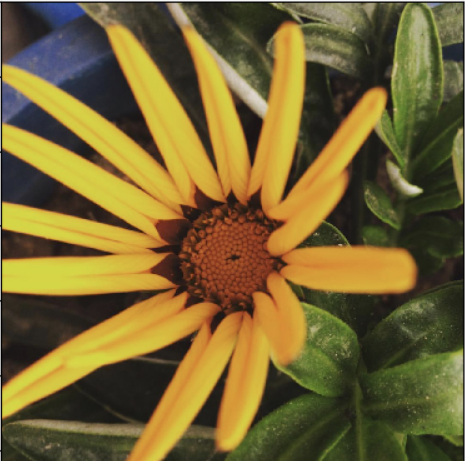
#> input picture OpenCV_Python_Tutorials/Working_with_Images/Image_Processing/flower.png, 465 x 461 px
$ jupyter execute 08_Analyze_an_image_using_Histogram.ipynb   (shell and % lines are left out)
#> lines starting #> are read from the running program, lines starting #| are printed output that depends on the picture
### Analyze an image using Histogram

Let’s first understand how to experiment image data with various styles and how to represent with Histogram.

The image should be used in a PNG file as matplotlib supports only PNG images. Here, It’s a 24-bit RGB PNG image (8 bits for each of R, G, B) used in this example. Each inner list represents a pixel. Here, with an RGB image, there are 3 values. For RGB images, matplotlib supports float32 and uint8 data types.

import matplotlib.pyplot as plt #importing matplotlib

img = plt.imread('flower.png') #reads image data

In Matplotlib, this is performed using the imshow() function. Here we have grabbed the plot object.

<b>All about Histogram</b>

Histogram is considered as a graph or plot which is related to frequency of pixels in an Gray Scale Image with pixel values (ranging from 0 to 255). Grayscale image is an image in which the value of each pixel is a single sample, that is, it carries only intensity information where pixel value varies from 0 to 255. Images of this sort, also known as black-and-white, are composed exclusively of shades of gray, varying from black at the weakest intensity to white at the strongest where Pixel can be considered as a every point in an image. How GrayScale Image looks like:

It quantifies the number of pixels for each intensity value considered. Before going through Histogram, lets have a rough idea from this given example.

Here, we get intuition about contrast, brightness, intensity distribution etc of that image. As we can see the image and its histogram which is drawn for grayscale image, not color image. Left region of histogram shows the amount of darker pixels in image and right region shows the amount of brighter pixels.

<b>Histogram creation using numpy array</b>

To create a histogram of our image data, we use the hist() function.

plt.hist(n_img.ravel(), bins=256, range=(0.0, 1.0), fc='k', ec='k') #calculating histogram

In our histogram, it looks like there’s distribution of intensity all over image Black and White pixels as grayscale image. From the histogram, we can conclude that dark region is more than brighter region. Now, we will deal with an image which  consist of intensity distribution of pixels where pixel value varies. First, we need to calculate histogram using OpenCV in-built function.

<b>Histogram Calculation</b>

Here, we use cv2.calcHist()(in-built function in OpenCV) to find the histogram.

cv2.calcHist(images, channels, mask, histSize, ranges[, hist[, accumulate]])

 - images: it is the source image of type uint8 or float32 represented as “[img]”.
 - channels: it is the index of channel for which we calculate histogram. For grayscale image, its value is [0] and color image, you can pass [0], [1] or [2] to calculate histogram of blue, green or red channel respectively.
 - mask: mask image. To find histogram of full image, it is given as “None”.
 - histSize: this represents our BIN count. For full scale, we pass [256].
 - ranges: this is our RANGE. Normally, it is [0,256].

[cell 1]
import cv2
import matplotlib.pyplot as plt

[cell 2]
# read an input image
image = cv2.imread("flower.png", 0)
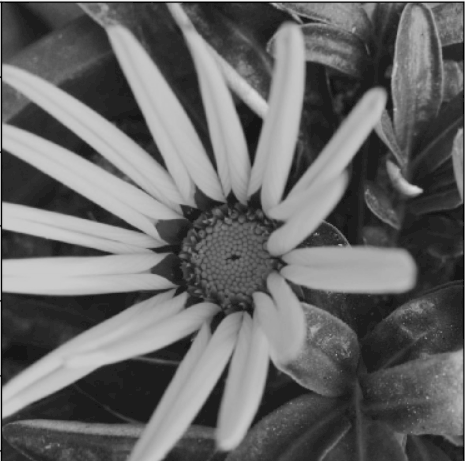
#> image: shape (461, 465); min 0, max 245, mean 103.8

cv2.imshow("flower", image)

# find the frequency of pixels
hist = cv2.calcHist([image], [0], None, [256], [0,256])
#> hist = 256 values, max 15240 at index 34, min 0 at index 4, mean 837.4

# show the plotting graph of an image
plt.plot(hist)
plt.show()
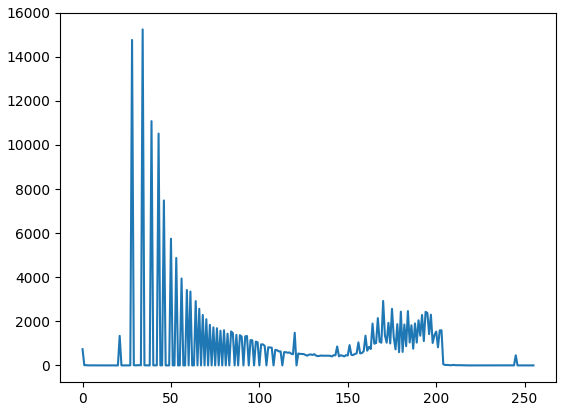
#> figure drawn by matplotlib, 1 panel; curve peaks at x = 34, y = 15240

cv2.waitKey(0)
cv2.destroyAllWindows()

Illustration shows that each number of pixels of an image lie upon range of 0 to 255. In the second example, it directly finds the histogram and plot it. We need not use calcHist(). See the code below:

[cell 3]
# read an input image
image = cv2.imread("flower.png", 0)

cv2.imshow("flower", image)

# alternative way to find histogram of an image
plt.hist(image.ravel(),256,[0,256])
plt.show()
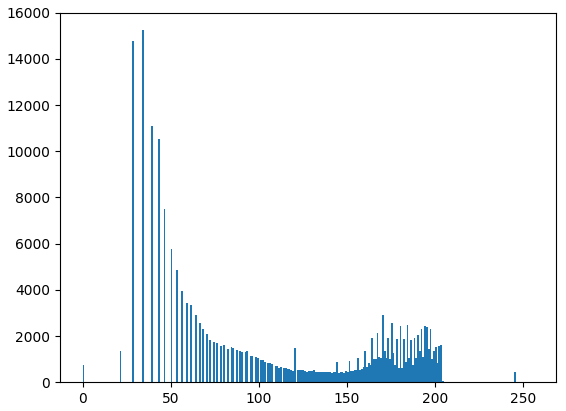
#> figure drawn by matplotlib, 1 panel; tallest bar 15240 high, from x = 34 to 35

cv2.waitKey(0)
cv2.destroyAllWindows()

$ run again, with OpenCV_Python_Tutorials/Working_with_Images/Image_Processing/cat_damaged.png copied over OpenCV_Python_Tutorials/Working_with_Images/Image_Processing/flower.png
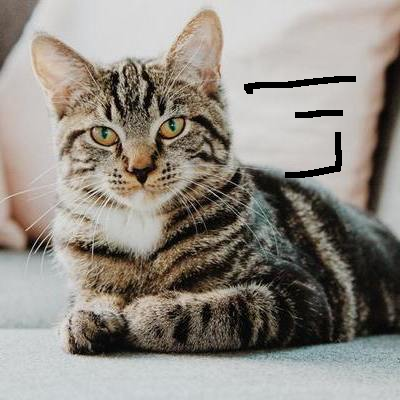
#> input picture OpenCV_Python_Tutorials/Working_with_Images/Image_Processing/cat_damaged.png, 400 x 400 px
#> `image = cv2.imread("flower.png", 0)`:
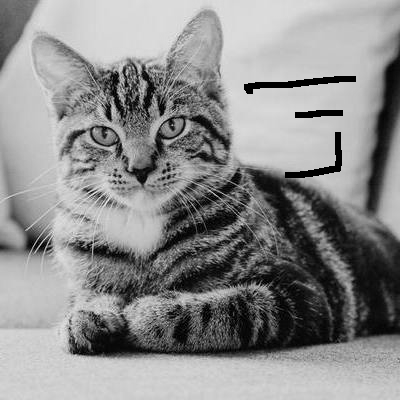
#> image: shape (400, 400); min 0, max 241, mean 140.1
#> hist = 256 values, max 3001 at index 198, min 0 at index 231, mean 625
#> `plt.show()`:
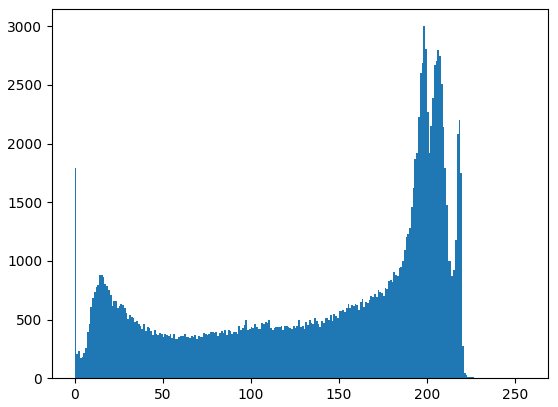
#> figure drawn by matplotlib, 1 panel; tallest bar 3001 high, from x = 198 to 199
